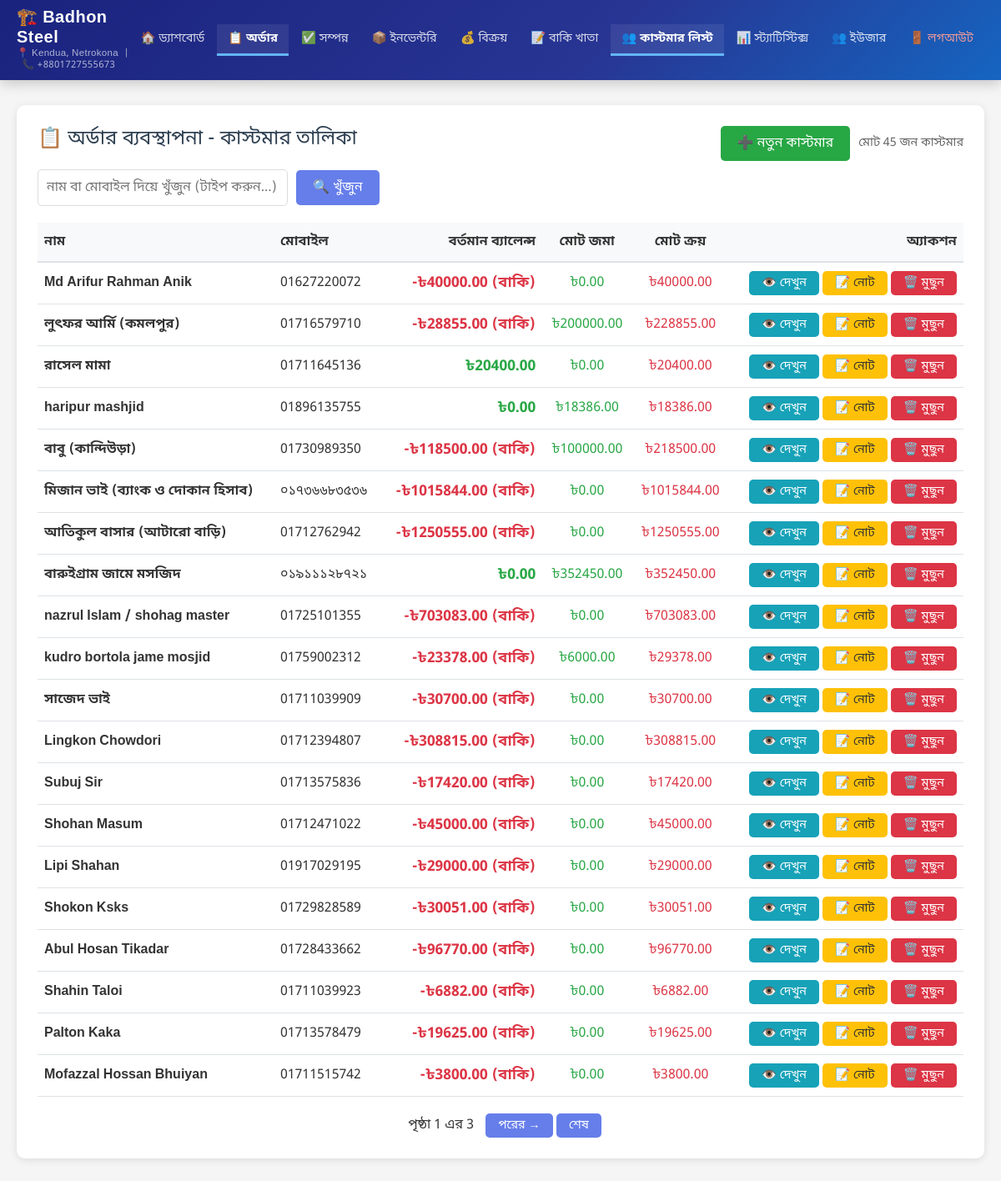
Screenshot of /admin-panel/transactions/customers/ (signed in) with the database file from the repository.
### transactions/models.py (models this page shows, shortened)
class Customer(models.Model):
    name = models.CharField(max_length=200, verbose_name='Customer Name')
    mobile_number = models.CharField(max_length=20, unique=True, verbose_name='Mobile Number')
    address = models.TextField(verbose_name='Address', blank=True)
    current_balance = models.DecimalField(max_digits=10, decimal_places=2, verbose_name='Current Balance', default=0)
    created_at = models.DateTimeField(auto_now_add=True, verbose_name='Created At')
    updated_at = models.DateTimeField(auto_now=True, verbose_name='Updated At')
    class Meta:
        verbose_name = 'Customer'
        verbose_name_plural = 'Customers'
        ordering = ['-created_at']
    @property
    def total_submitted(self):
        from django.db.models import Sum
        result = self.transactions.filter(
            transaction_type='submission',
            status='completed'
        ).aggregate(total=Sum('amount'))
        return result['total'] or 0
    @property
    def total_purchased(self):
        from django.db.models import Sum
        result = self.transactions.filter(
            transaction_type='purchase',
            status='completed'
        ).aggregate(total=Sum('amount'))
        return abs(result['total'] or 0)

### transactions/views.py (the view, shortened to what this page needs)
# urls.py: path('customers/', views.customer_list, name='customer_list'),
@login_required
def customer_list(request):
    search_query = request.GET.get('search', '')
    status_filter = request.GET.get('status', '')
    delivery_status_filter = request.GET.get('delivery_status', '')
    customers = Customer.objects.all().order_by('-created_at')
    if search_query:
        customers = customers.filter(
            Q(name__icontains=search_query) | Q(mobile_number__icontains=search_query)
        )
    paginator = Paginator(customers, 20)
    page_number = request.GET.get('page')
    page_obj = paginator.get_page(page_number)
    context = {
        'page_obj': page_obj,
        'customers': page_obj.object_list,
        'search_query': search_query,
        'status_filter': status_filter,
        'delivery_status_filter': delivery_status_filter,
        'total_customers': customers.count(),
    }
    return render(request, 'transactions/customer_list.html', context)

### transactions/templates/transactions/customer_list.html (shortened to what this page needs)
{% extends 'admin_panel/base.html' %}
{% load static %}
{% block content %}
<div class="card">
    <div class="card-title">
        📋 অর্ডার ব্যবস্থাপনা - কাস্টমার তালিকা
        <div style="float: right; display: flex; gap: 10px; align-items: center;">
            <a href="{% url 'transactions:customer_create' %}" class="btn btn-success">➕ নতুন কাস্টমার</a>
            <div style="font-size: 0.9rem; color: #666;">
                {% if page_obj %}
                মোট {{ page_obj.paginator.count }} জন কাস্টমার
                {% endif %}
            </div>
        </div>
    </div>
    <div style="margin-bottom: 20px;">
        <form method="get" id="searchForm" style="display: flex; gap: 10px; align-items: center;">
            <input type="text"
                   id="searchInput"
                   name="search"
                   value="{{ search_query }}"
                   placeholder="নাম বা মোবাইল দিয়ে খুঁজুন (টাইপ করুন...)"
                   class="form-control"
                   style="max-width: 300px;"
                   autocomplete="off">
            <button type="submit" class="btn btn-primary">🔍 খুঁজুন</button>
        </form>
    </div>
    {% if customers %}
    <div style="overflow-x: auto;">
        <table style="width: 100%; border-collapse: collapse;">
            <thead>
                <tr style="background-color: #f8f9fa; border-bottom: 2px solid #dee2e6;">
                    <th style="padding: 12px 8px; text-align: left; font-weight: 600;">নাম</th>
                    <th style="padding: 12px 8px; text-align: left; font-weight: 600;">মোবাইল</th>
                    <th style="padding: 12px 8px; text-align: right; font-weight: 600;">বর্তমান ব্যালেন্স</th>
                    <th style="padding: 12px 8px; text-align: center; font-weight: 600;">মোট জমা</th>
                    <th style="padding: 12px 8px; text-align: center; font-weight: 600;">মোট ক্রয়</th>
                    <th style="padding: 12px 8px; text-align: right; font-weight: 600;">অ্যাকশন</th>
                </tr>
            </thead>
            <tbody>
                {% for customer in customers %}
                <tr style="border-bottom: 1px solid #dee2e6;">
                    <td style="padding: 10px 8px;">
                        <strong>{{ customer.name }}</strong>
                    </td>
                    <td style="padding: 10px 8px;">{{ customer.mobile_number }}</td>
                    <td style="padding: 10px 8px; text-align: right;">
                        {% if customer.current_balance >= 0 %}
                        <span style="font-weight: 700; font-size: 1.1rem; color: #28a745;">৳{{ customer.current_balance|floatformat:2 }}</span>
                        {% else %}
                        <span style="font-weight: 700; font-size: 1.1rem; color: #dc3545;">-৳{{ customer.current_balance|floatformat:2|slice:"1:" }} (বাকি)</span>
                        {% endif %}
                    </td>
                    <td style="padding: 10px 8px; text-align: center;">
                        <span style="color: #28a745;">৳{{ customer.total_submitted|floatformat:2 }}</span>
                    </td>
                    <td style="padding: 10px 8px; text-align: center;">
                        <span style="color: #dc3545;">৳{{ customer.total_purchased|floatformat:2 }}</span>
                    </td>
                    <td style="padding: 10px 8px; text-align: right;">
                        <a href="{% url 'transactions:customer_detail' customer.pk %}" class="btn btn-sm btn-info">👁️ দেখুন</a>
                        <button onclick="showNotesModal({{ customer.pk }}, '{{ customer.name|escapejs }}')"
                                class="btn btn-sm btn-warning"
                                title="নোট দেখুন">📝 নোট</button>
                        <a href="{% url 'transactions:customer_delete' customer.pk %}" class="btn btn-sm btn-danger" onclick="return confirmDelete('{{ customer.name }}')">🗑️ মুছুন</a>
                    </td>
                </tr>
                {% endfor %}
            </tbody>
        </table>
    </div>
     {% if page_obj.has_other_pages %}
     <div style="margin-top: 20px; text-align: center;">
         <span style="margin: 0 10px;">পৃষ্ঠা {{ page_obj.number }} এর {{ page_obj.paginator.num_pages }}</span>
         {% if page_obj.has_next %}
         <a href="?page={{ page_obj.next_page_number }}" class="btn btn-sm">পরের →</a>
         <a href="?page={{ page_obj.paginator.num_pages }}" class="btn btn-sm">শেষ</a>
         {% endif %}
     </div>
     {% endif %}
    {% endif %}
</div>
{% endblock %}

### rows the page displays
Customer: name "Md Arifur Rahman Anik", mobile_number "01627220072", current_balance "40000.00", total_submitted "0.00", total_purchased "40000.00"
Customer: name "লুৎফর আর্মি (কমলপুর)", mobile_number "01716579710", current_balance "28855.00", total_submitted "200000.00", total_purchased "228855.00"
Customer: name "রাসেল মামা", mobile_number "01711645136", current_balance "20400.00", total_submitted "0.00", total_purchased "20400.00"
Customer: name "haripur mashjid", mobile_number "01896135755", current_balance "0.00", total_submitted "18386.00", total_purchased "18386.00"
Customer: name "বাবু (কান্দিউড়া)", mobile_number "01730989350", current_balance "118500.00", total_submitted "100000.00", total_purchased "218500.00"
Customer: name "মিজান ভাই (ব্যাংক ও দোকান হিসাব)", mobile_number "০১৭৩৬৬৮৩৫৩৬", current_balance "1015844.00", total_submitted "0.00", total_purchased "1015844.00"
Customer: name "আতিকুল বাসার (আটারো বাড়ি)", mobile_number "01712762942", current_balance "1250555.00", total_submitted "0.00", total_purchased "1250555.00"
Customer: name "বারুইগ্রাম জামে মসজিদ", mobile_number "০১৯১১১২৮৭২১", current_balance "0.00", total_submitted "352450.00", total_purchased "352450.00"
Customer: name "nazrul Islam / shohag master", mobile_number "01725101355", current_balance "703083.00", total_submitted "0.00", total_purchased "703083.00"
Customer: name "kudro bortola jame mosjid", mobile_number "01759002312", current_balance "23378.00", total_submitted "6000.00", total_purchased "29378.00"
Customer: name "সাজেদ ভাই", mobile_number "01711039909", current_balance "30700.00", total_submitted "0.00", total_purchased "30700.00"
Customer: name "Lingkon Chowdori", mobile_number "01712394807", current_balance "308815.00", total_submitted "0.00", total_purchased "308815.00"
Customer: name "Subuj Sir", mobile_number "01713575836", current_balance "17420.00", total_submitted "0.00", total_purchased "17420.00"
Customer: name "Shohan Masum", mobile_number "01712471022", current_balance "45000.00", total_submitted "0.00", total_purchased "45000.00"
Customer: name "Lipi Shahan", mobile_number "01917029195", current_balance "29000.00", total_submitted "0.00", total_purchased "29000.00"
Customer: name "Shokon Ksks", mobile_number "01729828589", current_balance "30051.00", total_submitted "0.00", total_purchased "30051.00"
Customer: name "Abul Hosan Tikadar", mobile_number "01728433662", current_balance "96770.00", total_submitted "0.00", total_purchased "96770.00"
Customer: name "Shahin Taloi", mobile_number "01711039923", current_balance "6882.00", total_submitted "0.00", total_purchased "6882.00"
Customer: name "Palton Kaka", mobile_number "01713578479", current_balance "19625.00", total_submitted "0.00", total_purchased "19625.00"
Customer: name "Mofazzal Hossan Bhuiyan", mobile_number "01711515742", current_balance "3800.00", total_submitted "0.00", total_purchased "3800.00"

### other values shown
{{ page_obj.paginator.count }} "45"
{{ page_obj.number }} "1"
{{ page_obj.paginator.num_pages }} "3"
